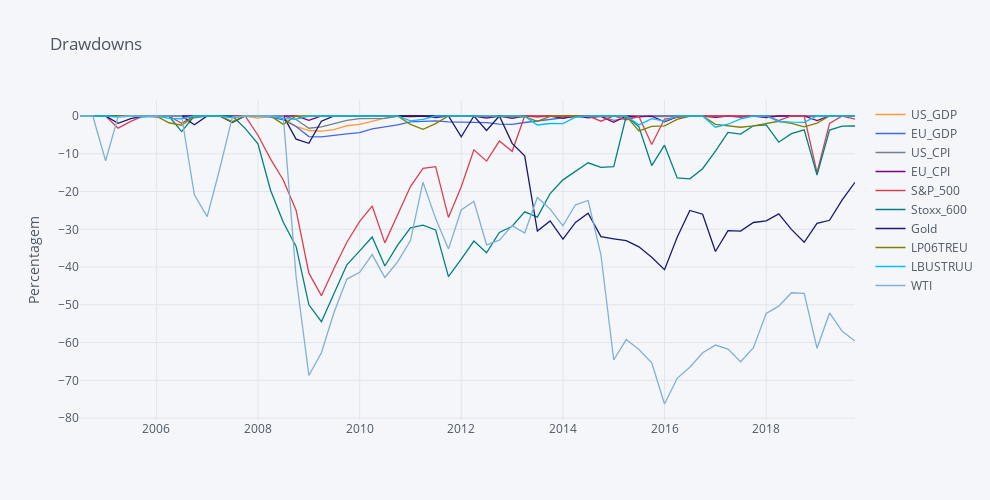

The notebook cell this image was saved under:
### Markdown cell above
**Nota**: Só vai até Out 2019 por causa do EU Real GDP. Não encontro dados melhores. Pordata, eurostat, The World bank etc são só anuais e muitas veze apenas o crescimento nominal ou o per capita.

### Code cell
DD = pa.compute_drawdowns(fundos)

DD.iplot(dimensions=pa.dimensions, colors=colors, title='Drawdowns', yTitle='Percentagem')
